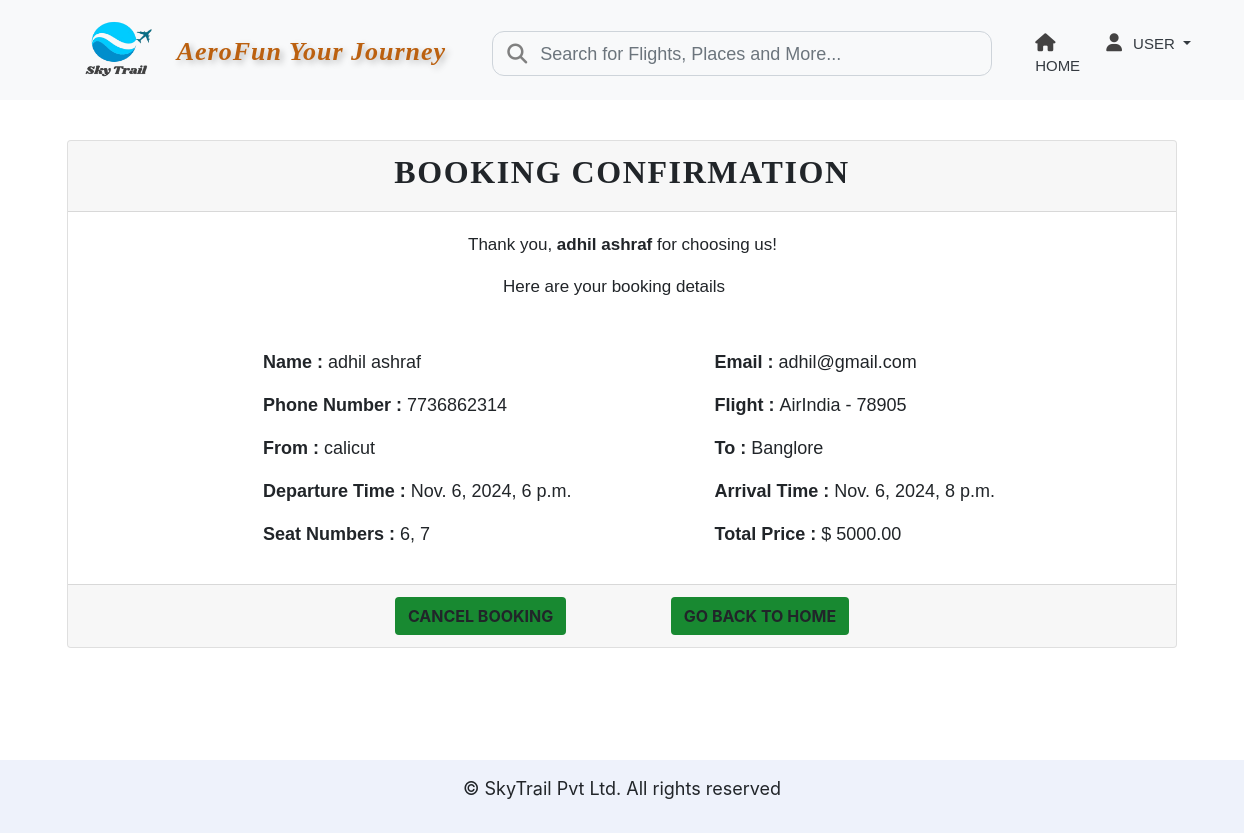
The app's page /print/39/ with its own data.
### airlineapp/models.py (models this page shows, shortened)
class Passenger(models.Model):
    first_name = models.CharField(max_length=50)
    last_name = models.CharField(max_length=50)
    email = models.EmailField(unique=True)
    phone_number = models.CharField(max_length=15)

class Flight(models.Model):
    flight_number = models.CharField(max_length=10, unique=True)
    airline_name = models.CharField(max_length=100)
    departure_city = models.CharField(max_length=50)
    arrival_city = models.CharField(max_length=50)
    departure_time = models.DateTimeField()
    arrival_time = models.DateTimeField()
    price = models.DecimalField(max_digits=10, decimal_places=2)
    available_seats = models.PositiveIntegerField()

### airlineapp/views.py (the view)
# urls.py: path('print/<int:reservation_id>/', views.print_ticket, name='print_ticket'),
def print_ticket(request, reservation_id):
    reservation = get_object_or_404(Reservation, id=reservation_id)
    flight = reservation.flight
    passenger = reservation.passenger
    seat_numbers = reservation.seat_number.all()
    selected_seat_numbers = [str(seat.seat_number) for seat in seat_numbers]
    price_per_seat = flight.price
    total_price = price_per_seat * len(seat_numbers)
    context = {
        'reservation': reservation,
        'passenger': passenger,
        'flight': flight,
        'seat_numbers': selected_seat_numbers,
        'total_price': total_price,
    }
    return render(request, 'print_ticket.html', context)

### templates/print_ticket.html (shortened to what this page needs)
{% extends 'base.html' %}
{% load static %}
{% block content %}
<div class="container mt-4" style="height: 620px;">
    <div class="card" style="margin-top: 40px;">
        <div class="card-header text-center">
            <h2 class="my_title">Booking Confirmation</h2>
        </div>
        <div class="card-body">
            <p class="print-sec1">Thank you, <strong>{{ passenger.first_name }} {{ passenger.last_name }}</strong> for choosing us!</p>
            <p class="print-sec1" style="margin-left: 415px;">Here are your booking details</p>
            <div class="print-sec2 row">
                <div class="col-md-6">
                    <p><strong>Name : </strong> {{ passenger.first_name }} {{ passenger.last_name }}</p>
                </div>
                <div class="col-md-6">
                    <p><strong>Email : </strong> {{ passenger.email }} </p>
                </div>
                <div class="col-md-6">
                    <p><strong>Phone Number : </strong> {{ passenger.phone_number }}</p>
                </div>
                <div class="col-md-6">
                    <p><strong>Flight : </strong> {{ flight.airline_name }} - {{ flight.flight_number }}</p>
                </div>
                <div class="col-md-6">
                    <p><strong>From : </strong> {{ flight.departure_city }}</p>
                </div>
                <div class="col-md-6">
                    <p><strong>To : </strong> {{ flight.arrival_city }}</p>
                </div>
                <div class="col-md-6">
                    <p><strong>Departure Time : </strong> {{ flight.departure_time }}</p>
                </div>
                <div class="col-md-6">
                    <p><strong>Arrival Time : </strong> {{ flight.arrival_time }}</p>
                </div>
                <div class="col-md-6">
                    <p><strong>Seat Numbers : </strong> {{ seat_numbers|join:", " }}</p>
                </div>
                <div class="col-md-6">
                    <p><strong>Total Price : </strong> $ {{ total_price }}</p>
                </div>
            </div>
        </div>
        <div class="card-footer text-center">
            <a href="{% url 'airlineapp:cancel_booking' reservation.id %}" class="btn print-sec3">Cancel Booking</a>
            <a href="{% url 'airlineapp:index' %}" class="btn print-sec3" style="margin-left: 100px;">Go Back to Home</a>
        </div>
    </div>
</div>
{% endblock %}

### static/css/index.css (style rules this page uses)
body { margin: 0; }
.my_title { font-size:32px; text-transform:uppercase; font-family: 'Merriweather', 'Times New Roman', Times, serif; font-weight:bold; letter-spacing:.05em; text-align: center; }
.print-sec1 { font-size: 17px; font-family: sans-serif; margin-left: 380px; }
.print-sec2 { text-align: left; margin-left: 160px; margin-top: 50px; flex: 1; padding-right: 20px; font-size: 18px; font-family: sans-serif; }
.print-sec3 { background-color: #188931; font-size: 16px; font-weight: bold; text-transform: uppercase; }

### records on screen
Passenger: first_name "adhil", last_name "ashraf", email "adhil@gmail.com", phone_number "7736862314"
Flight: airline_name "AirIndia", flight_number "78905", departure_city "calicut", arrival_city "Banglore", departure_time "Nov. 6, 2024, 6 p.m.", arrival_time "Nov. 6, 2024, 8 p.m."

### other values on screen
{{ seat_numbers|join:", " }} "6, 7"
{{ total_price }} "5000.00"
